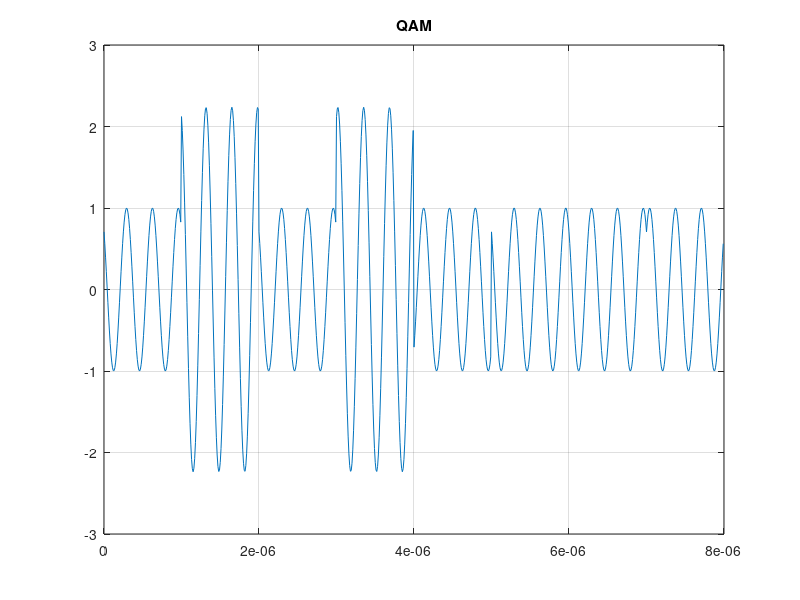

This chart was generated by the following MATLAB code:
% 8-QAM 調變波形
% I 軸 4 個準位（±1、±3）、Q 軸 2 個準位（±1），產生 8 個隨機符號的 passband 波形
% 輸出：8-QAM 調變波形
clear
clc
f = 3e6;
T = 1e-6;
fs = 1e8;
num = 8;
t = 0 : 1/fs : T-1/fs;
t_total = 0 : 1/fs : (num*T)-1/fs;
a = 1e-3;

m = (sign(randn(1,num))+2*sign(randn(1,num))) + 1i * sign(randn(1,num));

QAMw = zeros(1, length(t_total));

for i = 1:num
    QAMw(1,(i-1)*length(t) +1 : i*length(t))...
       = real(m(i)) .* a/2.*sqrt(2/T).* cos(2*pi*f*t) + imag(m(i)) .* a/2.*sqrt(2/T).* sin(2*pi*f*t);
end
figure;
plot(t_total, QAMw);
title('QAM');
grid on;
